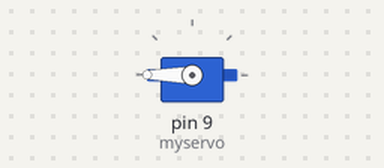
The sketch below on a simulated Arduino Uno, built with avr-gcc and run on an emulated ATmega328P. On the bench: servo.

Above: at 0.05 s.
Timing chart, 0 to 4.6 s (numbered marks = the images above):
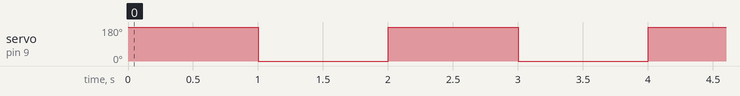

The sketch:

Steering.ino
```cpp
/*
 * @Author: your name
 * @Date: 2019-12-13 20:55:14
 * @LastEditTime: 2019-12-15 16:46:20
 * @LastEditors: your name
 * @Description: In User Settings Edit
 * @FilePath: \Dlodios\test\Steering\Steering.ino
 */
#include <Servo.h>

Servo myservo; // 定义Servo对象来控制
int pos = 0;   // 角度存储变量

void setup()
{
  myservo.attach(9); // 控制线连接数字9
}

void loop()
{
  myservo.write(180);
  delay(1000);
  myservo.write(0);
  delay(1000);
}
```

Measured:
- by itself, servo on pin 9 (myservo): alternates 180° for 1.0 s and 0° for 1.0 s
